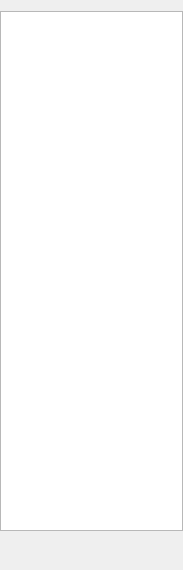
<?xml version="1.0" encoding="UTF-8"?>
<ui version="4.0">
 <class>ResourcesWindow</class>
 <widget class="QWidget" name="ResourcesWindow">
  <property name="geometry">
   <rect>
    <x>0</x>
    <y>0</y>
    <width>183</width>
    <height>570</height>
   </rect>
  </property>
  <property name="windowTitle">
   <string>Form</string>
  </property>
  <layout class="QVBoxLayout" name="verticalLayout">
   <property name="leftMargin">
    <number>0</number>
   </property>
   <property name="rightMargin">
    <number>0</number>
   </property>
   <item>
    <widget class="ResourcesList" name="lv_resources">
     <property name="dragDropMode">
      <enum>QAbstractItemView::DragDrop</enum>
     </property>
    </widget>
   </item>
   <item>
    <layout class="QHBoxLayout" name="horizontalLayout">
     <property name="spacing">
      <number>5</number>
     </property>
     <property name="sizeConstraint">
      <enum>QLayout::SetMinimumSize</enum>
     </property>
     <property name="leftMargin">
      <number>5</number>
     </property>
     <item>
      <widget class="QPushButton" name="btn_add">
       <property name="maximumSize">
        <size>
         <width>32</width>
         <height>32</height>
        </size>
       </property>
       <property name="baseSize">
        <size>
         <width>32</width>
         <height>32</height>
        </size>
       </property>
       <property name="text">
        <string/>
       </property>
       <property name="icon">
        <iconset resource="images.qrc">
         <normaloff>:/buttons/images/Button-Add-icon.png</normaloff>:/buttons/images/Button-Add-icon.png</iconset>
       </property>
       <property name="iconSize">
        <size>
         <width>32</width>
         <height>32</height>
        </size>
       </property>
       <property name="flat">
        <bool>true</bool>
       </property>
      </widget>
     </item>
     <item>
      <widget class="QPushButton" name="btn_delete">
       <property name="maximumSize">
        <size>
         <width>32</width>
         <height>32</height>
        </size>
       </property>
       <property name="baseSize">
        <size>
         <width>32</width>
         <height>32</height>
        </size>
       </property>
       <property name="text">
        <string/>
       </property>
       <property name="icon">
        <iconset resource="images.qrc">
         <normaloff>:/buttons/images/Button-Delete-icon.png</normaloff>:/buttons/images/Button-Delete-icon.png</iconset>
       </property>
       <property name="iconSize">
        <size>
         <width>33</width>
         <height>32</height>
        </size>
       </property>
       <property name="flat">
        <bool>true</bool>
       </property>
      </widget>
     </item>
     <item>
      <spacer name="horizontalSpacer">
       <property name="orientation">
        <enum>Qt::Horizontal</enum>
       </property>
       <property name="sizeHint" stdset="0">
        <size>
         <width>40</width>
         <height>20</height>
        </size>
       </property>
      </spacer>
     </item>
    </layout>
   </item>
  </layout>
 </widget>
 <customwidgets>
  <customwidget>
   <class>ResourcesList</class>
   <extends>QListView</extends>
   <header>resources_list.h</header>
  </customwidget>
 </customwidgets>
 <resources>
  <include location="images.qrc"/>
 </resources>
 <connections/>
</ui>
